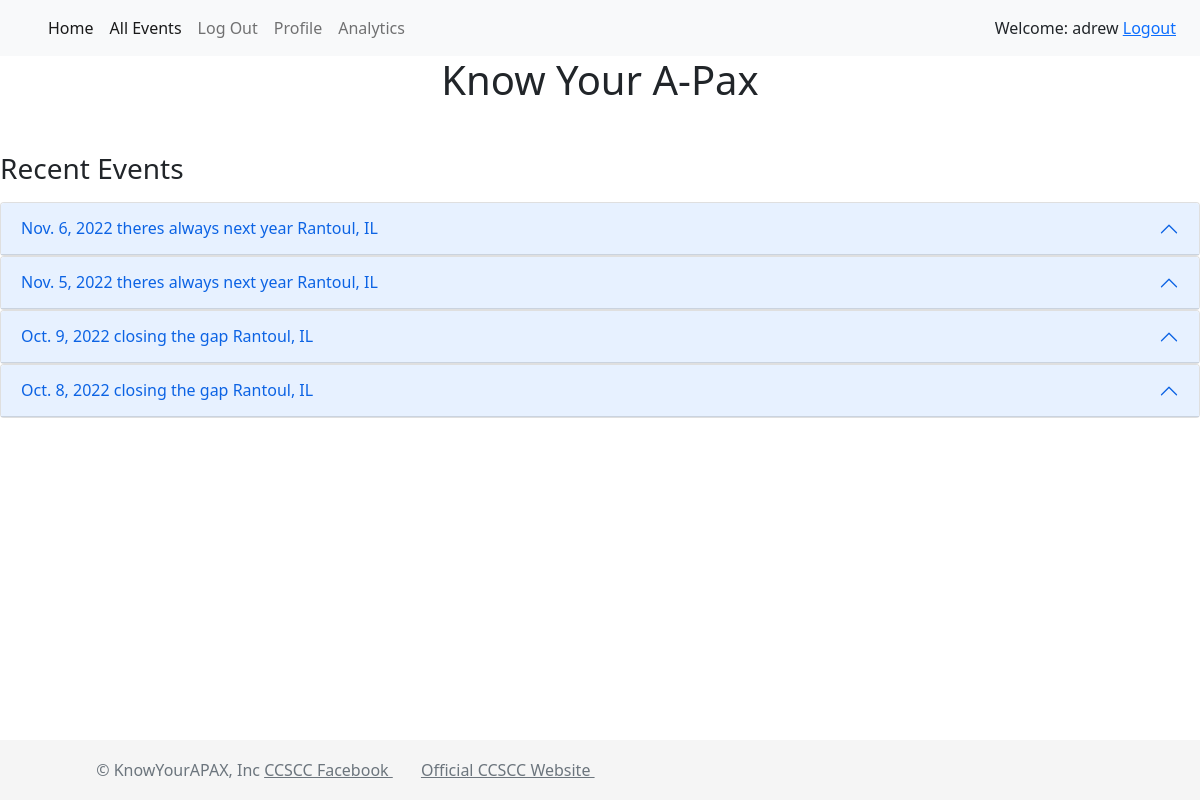
Screenshot of / (signed in) with the database file from the repository.
### autocross/models.py (models this page shows)
class Event(models.Model):
    event_id = models.AutoField(primary_key=True)
    date = models.DateField(unique=True)
    location = models.CharField(max_length=50)
    name = models.CharField(max_length=100)

### autocross/views.py (the view)
# urls.py: 2. Add a URL to urlpatterns:  path('', views.home, name='home')
def home(request):
    all_events = Event.objects.all().order_by('-date')#finds all events, sorts in descending order aka most recent date first
    num_events=4
    all_data = []
    for event in all_events[:num_events]:
        runs = Best_run_data.objects.select_related('run_id__event_id').filter(run_id__event_id__event_id=event.event_id)
        pax_runs = Best_run_data.objects.select_related('run_id__event_id').filter(run_id__event_id__event_id=event.event_id).order_by('pax_diff_first')
        all_data.append((event,runs,pax_runs))
    context = {'all_data':all_data}
    return render(request, 'autocross/home.html', context = context)

### autocross/templates/autocross/home.html (shortened to what this page needs)
<html lang="en">
<head>
    <link href="https://cdn.jsdelivr.net/npm/bootstrap@5.2.2/dist/css/bootstrap.min.css" rel="stylesheet">
    <link rel="stylesheet" type="text/css" href="https://cdn.jsdelivr.net/npm/bootstrap@5.0.2/dist/css/bootstrap.min.css"/>
    <link rel = "stylesheet" type = "text/css" href = "https://cdn.datatables.net/1.11.5/css/jquery.dataTables.min.css"/>
</head>
<body>
    {% extends "base.html" %}
    {% block below %}
    <h1><center>Know Your A-Pax</center></h1>
<br>
<p class="text-left"><h3>Recent Events</h3></p>
{% for event,runs,pax_runs in all_data %}
<div class="accordion" id="accordionExample">
  <div class="accordion-item">
    <h2 class="accordion-header" id="headingOne">
      <button class="accordion-button" type="button" data-bs-toggle="collapse" data-bs-target="#collapseOne{{ forloop.counter }}" aria-expanded="true" aria-controls="collapseOne">
        {{event.date}} {{event.name}} {{event.location}}
      </button>
    </h2>
      </div>
    </div>
{%endfor%}
</body>
</html>
{% endblock %}

### templates/base.html (shortened to what this page needs)
<nav class="navbar navbar-expand-lg navbar-light bg-light">
    <div class="container-fluid">
      <div class="collapse navbar-collapse" id="navbarSupportedContent">
        <ul class="navbar-nav me-auto mb-2 mb-lg-0">
          <li class="nav-item">
            <a class="nav-link active" aria-current="page" id="navHome" href="{% url 'autocross:home' %}">Home</a>
          </li>
          <li class="nav-item">
            <a class="nav-link active" aria-current="page" id="navAllEvents" href="{% url 'autocross:all_events' %}">All Events</a>
          </li>
         {% if user.is_authenticated %}
         <li class="nav-item">
            <a class="nav-link" class="debug" id="navLogin" href="{% url 'logout'%}">Log Out</a>
          </li>
         {% else %}
         <li class="nav-item">
            <a class="nav-link" class="debug" id="navLogin" href="{% url 'login'%}">Login</a>
          </li>
        {% endif %}
        {% if user.is_authenticated %}
          <li class="nav-item">
            <a class="nav-link" class="debug" id="navProfile" href="{% url 'autocross:user_profile' %}">Profile</a>
          </li>
          <li class="nav-item">
            <a class="nav-link" id="navAnalytics" href="{% url 'autocross:analytics' %}">Analytics</a>
          </li>
        {% endif %}
      </ul>
  <span>
      {% if user.is_authenticated %}
        <h0>Welcome: {{user.get_username}}</h0>
        <a href="{% url 'logout'%}?next={{request.path}}">Logout</a>
        {%else%}
          <h0><right>You are not logged in</right></h0>
          <a href="{% url 'login'%}?next={{request.path}}">Login</a>
      {%endif%}
  </span>
      </div>
  </div>
</nav>
{% block below %}
{% endblock %}
<footer class="footer">
  <div class="container">
    <a href="/" class="mb-3 me-2 mb-md-0 text-muted text-decoration-none lh-1">
      <svg class="bi" width="30" height="24"><use xlink:href="#bootstrap"/></svg>
    </a>
    <span class="mb-3 mb-md-0 text-muted">&copy; KnowYourAPAX, Inc</span>
    <span class="mb-3"><a class="text-muted" href="https://www.facebook.com/ccsportscarclub/"> CCSCC Facebook </a><svg class="bi" width="24" height="24"><use xlink:href="#facebook"/></svg></a></li>
    <span class="mb-3"><a class="text-muted" href="https://ccsportscarclub.org/"> Official CCSCC Website <svg class="bi" width="24" height="24"><use xlink:href="#Officalsite"/></svg></a></li>
  </div>
</footer>

### templates/base.html (style rules this page uses)
html { position: relative; min-height: 100%; }
body { margin-bottom: 60px; }
.footer { position: absolute; bottom: 0; width: 100%; height: 60px; line-height: 60px; background-color: #f5f5f5; }

### rows the page displays
Event: date "Nov. 6, 2022", name "theres always next year", location "Rantoul, IL"
Event: date "Nov. 5, 2022", name "theres always next year", location "Rantoul, IL"
Event: date "Oct. 9, 2022", name "closing the gap", location "Rantoul, IL"
Event: date "Oct. 8, 2022", name "closing the gap", location "Rantoul, IL"

### other values shown
{{ user.get_username }} "adrew"
